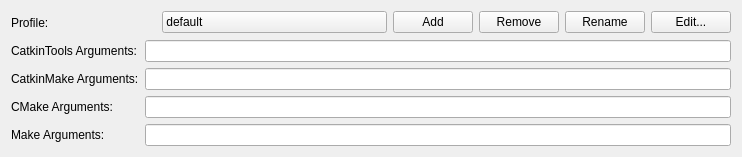
<?xml version="1.0" encoding="UTF-8"?>
<ui version="4.0">
 <class>ROSProjectManager::Internal::ROSCatkinToolsStep</class>
 <widget class="QWidget" name="ROSProjectManager::Internal::ROSCatkinToolsStep">
  <property name="geometry">
   <rect>
    <x>0</x>
    <y>0</y>
    <width>741</width>
    <height>157</height>
   </rect>
  </property>
  <layout class="QVBoxLayout" name="verticalLayout">
   <item>
    <widget class="QFrame" name="frame">
     <property name="sizePolicy">
      <sizepolicy hsizetype="Fixed" vsizetype="Preferred">
       <horstretch>0</horstretch>
       <verstretch>0</verstretch>
      </sizepolicy>
     </property>
     <property name="frameShape">
      <enum>QFrame::NoFrame</enum>
     </property>
     <property name="frameShadow">
      <enum>QFrame::Raised</enum>
     </property>
     <property name="lineWidth">
      <number>1</number>
     </property>
     <layout class="QHBoxLayout" name="horizontalLayout">
      <property name="leftMargin">
       <number>0</number>
      </property>
      <property name="topMargin">
       <number>0</number>
      </property>
      <property name="rightMargin">
       <number>0</number>
      </property>
      <property name="bottomMargin">
       <number>0</number>
      </property>
      <item>
       <widget class="QLabel" name="profileLabel">
        <property name="minimumSize">
         <size>
          <width>145</width>
          <height>0</height>
         </size>
        </property>
        <property name="maximumSize">
         <size>
          <width>0</width>
          <height>16777215</height>
         </size>
        </property>
        <property name="text">
         <string>Profile:</string>
        </property>
       </widget>
      </item>
      <item>
       <widget class="QPushButton" name="profilePushButton">
        <property name="minimumSize">
         <size>
          <width>225</width>
          <height>0</height>
         </size>
        </property>
        <property name="styleSheet">
         <string notr="true">text-align: left;</string>
        </property>
        <property name="text">
         <string> default</string>
        </property>
       </widget>
      </item>
      <item>
       <widget class="QPushButton" name="addPushButton">
        <property name="text">
         <string>Add</string>
        </property>
       </widget>
      </item>
      <item>
       <widget class="QPushButton" name="removePushButton">
        <property name="text">
         <string>Remove</string>
        </property>
       </widget>
      </item>
      <item>
       <widget class="QPushButton" name="renamePushButton">
        <property name="text">
         <string>Rename</string>
        </property>
       </widget>
      </item>
      <item>
       <widget class="QPushButton" name="editPushButton">
        <property name="text">
         <string>Edit...</string>
        </property>
       </widget>
      </item>
     </layout>
    </widget>
   </item>
   <item>
    <widget class="QFrame" name="frame_2">
     <property name="frameShape">
      <enum>QFrame::NoFrame</enum>
     </property>
     <property name="frameShadow">
      <enum>QFrame::Raised</enum>
     </property>
     <layout class="QFormLayout" name="formLayout">
      <property name="fieldGrowthPolicy">
       <enum>QFormLayout::ExpandingFieldsGrow</enum>
      </property>
      <property name="leftMargin">
       <number>0</number>
      </property>
      <property name="topMargin">
       <number>0</number>
      </property>
      <property name="rightMargin">
       <number>0</number>
      </property>
      <property name="bottomMargin">
       <number>0</number>
      </property>
      <item row="0" column="0">
       <widget class="QLabel" name="catkinToolsArgumentsLabel">
        <property name="text">
         <string>CatkinTools Arguments:</string>
        </property>
       </widget>
      </item>
      <item row="0" column="1">
       <widget class="QLineEdit" name="catkinToolsArgumentsLineEdit"/>
      </item>
      <item row="1" column="0">
       <widget class="QLabel" name="catkinMakeArgumentsLabel">
        <property name="text">
         <string>CatkinMake Arguments:</string>
        </property>
        <property name="buddy">
         <cstring>catkinMakeArgumentsLineEdit</cstring>
        </property>
       </widget>
      </item>
      <item row="1" column="1">
       <widget class="QLineEdit" name="catkinMakeArgumentsLineEdit">
        <property name="styleSheet">
         <string notr="true"/>
        </property>
        <property name="clearButtonEnabled">
         <bool>true</bool>
        </property>
       </widget>
      </item>
      <item row="2" column="0">
       <widget class="QLabel" name="cmakeArgumentsLabel">
        <property name="text">
         <string>CMake Arguments:</string>
        </property>
       </widget>
      </item>
      <item row="2" column="1">
       <widget class="QLineEdit" name="cmakeArgumentsLineEdit"/>
      </item>
      <item row="3" column="0">
       <widget class="QLabel" name="MakeArgumentsLabel">
        <property name="text">
         <string>Make Arguments:</string>
        </property>
       </widget>
      </item>
      <item row="3" column="1">
       <widget class="QLineEdit" name="makeArgumentsLineEdit"/>
      </item>
     </layout>
    </widget>
   </item>
  </layout>
 </widget>
 <resources/>
 <connections/>
</ui>
